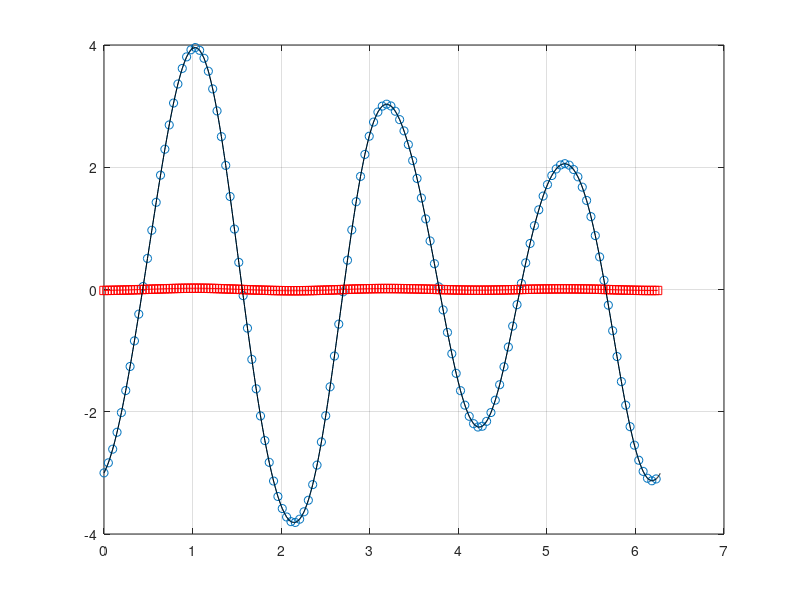

Write the MATLAB code that produced this figure.
n = 6;
KMAX = 2^n-1;
NX = 2*(KMAX+1);
KMAXBIG = 3*(KMAX+1)/2-1;
NXBIG = 2*(KMAXBIG+1);

x = linspace(0,2*pi,NX+1); x=x(1:end-1);
xb = linspace(0,2*pi,NXBIG+1); xb=xb(1:end-1);
K = [0:KMAX -KMAX-1:-1];

fg = zeros(NX,3);
fg(:,1) = sin(2*x) -3*cos(3*x) +.1*sin(7*x);
fg(:,2) = 2*fg(:,1);
fg(:,3) = 3*fg(:,1);

fk = fft(fg)/NX;

uk = fk(1:KMAX+1,:);  % this is our test input

ukbig = zeros(KMAXBIG+1,3);
ukbig = [uk; zeros((KMAX+1)/2,3)];  % [0:KMAXBIG,3]
ukbigf = zeros(NXBIG,3);
ukbigf(1:KMAXBIG+1,:) = ukbig;   
ukbigf(KMAXBIG+3:end,:) = conj(ukbig(end:-1:2,:));
ugbig = real(ifft(ukbigf));
u2kbigf = fft(ugbig.^2);
u2k = u2kbigf(1:KMAX+1);

xsb = linspace(0,2*pi,10*NXBIG+1); xsb=xsb(1:end-1);
fsb = sin(2*xsb) -3*cos(3*xsb) +.1*sin(7*xsb);

figure(1)
clf
plot(x,fg(:,1),'o-')
hold
plot(xb,ugbig(:,1),'rs-')
plot(xsb,fsb,'k')
grid

